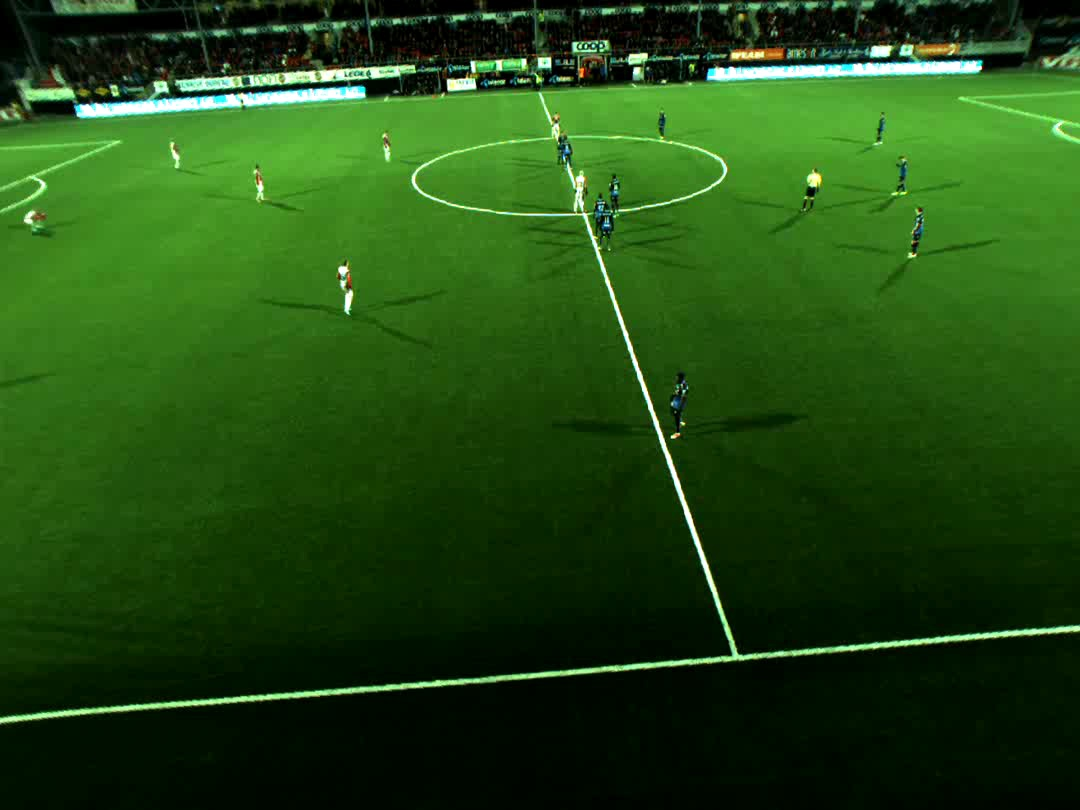
#> input picture Challenges/Challenge 3 - Video Analytics/frame1.jpg, 1080 x 810 px, given in place of output.mp4, which was not available
$ python Challenge3.py   (older library calls are emulated)
#> lines starting #> are read from the running program, lines starting #| are printed output that depends on the picture; after the words box and inside, x2 and y2 are one past the last pixel; in counts of white or black regions, pixels touching at a corner belong together; pictures that were not available may be replaced by others from this repository, and a replacement may not be noted
import cv2
import numpy as np

def FieldFilter(frame):
    hsv = cv2.cvtColor(frame, cv2.COLOR_RGB2HSV)
    lower_green = np.array([37,110,22])
    upper_green = np.array([87,255,255])
    mask = cv2.inRange(hsv, lower_green, upper_green)
    mask = 255 - mask
    obstacle_detected = cv2.bitwise_and(frame, frame, mask = mask)
    #obstacle_detected = cv2.cvtColor(obstacle_detected, cv2.COLOR_BGR2RGB)
    return obstacle_detected

def TimFinderBlu(frame):
    bgr = cv2.cvtColor(frame, cv2.COLOR_RGB2BGR)
    hsv = cv2.cvtColor(bgr, cv2.COLOR_RGB2HSV)
    lower_green = np.array([90,128,50])
    upper_green = np.array([135,255,255])
    mask = cv2.inRange(hsv, lower_green, upper_green)
    # obstacle_detected = cv2.bitwise_and(frame, frame, mask = mask)
    # obstacle_detected[mask == 255]
    #obstacle_detected = cv2.cvtColor(obstacle_detected, cv2.COLOR_BGR2RGB)
    return mask

def TimFinderRed(frame):
    bgr = cv2.cvtColor(frame, cv2.COLOR_RGB2BGR)
    hsv = cv2.cvtColor(bgr, cv2.COLOR_RGB2HSV)
    lower_red = np.array([0,100,0])
    upper_red = np.array([20,255,255])

    lower_white = np.array([0,0,100])
    upper_white = np.array([180,45,255])

    mask = cv2.inRange(hsv, lower_red, upper_red)
    #obstacle_detected = cv2.bitwise_and(frame, frame, mask = mask)

    mask2 = cv2.inRange(hsv, lower_white, upper_white)
    mask3 = cv2.bitwise_or(mask,mask2)
    # obstacle_detected = cv2.bitwise_and(frame, frame, mask = mask3)
    #obstacle_detected[mask == 255]
    #obstacle_detected = cv2.cvtColor(obstacle_detected, cv2.COLOR_BGR2RGB)
    return mask3


def pitagorazo(frame):
    triangle = np.array([[0, 0], [1080, 0], [0, 51]])
    color = [0, 0, 0] #white
    cv2.fillConvexPoly(frame, triangle, color)
    return frame
def pitagorazoIzquierdo(frame):
    frameP = frame.copy()
    triangle = np.array([[0, 0], [543, 23], [765, 655],[0,720]])
    color = [0, 0, 0] #white
    cv2.fillConvexPoly(frameP, triangle, color)
    return frameP

def pitagorazoDerecho(frame):
    frameP = frame.copy()
    triangle = np.array([[535, 23], [1080, 0], [1080, 655], [750, 655]])
    color = [0, 0, 0] #white
    cv2.fillConvexPoly(frameP, triangle, color)
    return frameP

# funcion que tome la imagen, aplique filtros de los equipos y cuente cuantos hay en total, se va a llamar en cada uno de los metodos para izq o der
# parametro: la imagen de la region de interes
# regrese el total de objetos identificados
def Counter(frame):
    # cv2.imshow('fr',frame)
    count = 0
    maskRed = TimFinderRed(frame)
    maskBlu = TimFinderBlu(frame)
    # cv2.imshow('blu',maskBlu)
    # cv2.imshow('red',maskRed)
    count += Count(maskRed)
    count += Count(maskBlu)
    return count

def Count(mask):
    _, contours, _ = cv2.findContours(mask, cv2.RETR_TREE, cv2.CHAIN_APPROX_NONE)
    count = 0
    for contour in contours:
        area = cv2.contourArea(contour)
        if area < 2000 and area > 25:
            # cv2.drawContours(filtered, contour, -1, (0, 255, 0), 3)
            count += 1
    return count


cap = cv2.VideoCapture('output.mp4')
kernelE = np.ones((2,2),np.uint8)
kernelD = np.ones((3,3),np.uint8)
totalIzq = 0
totalDer = 0
pcIzq = 0
pcDer = 0
while(1):
    numIzq = 0
    numDer = 0
    ret, frame = cap.read()
#> frame is the input picture: shape (810, 1080, 3); mean B, G, R 19.7, 75.7, 34.4
    frame = frame[70:540,:1080]
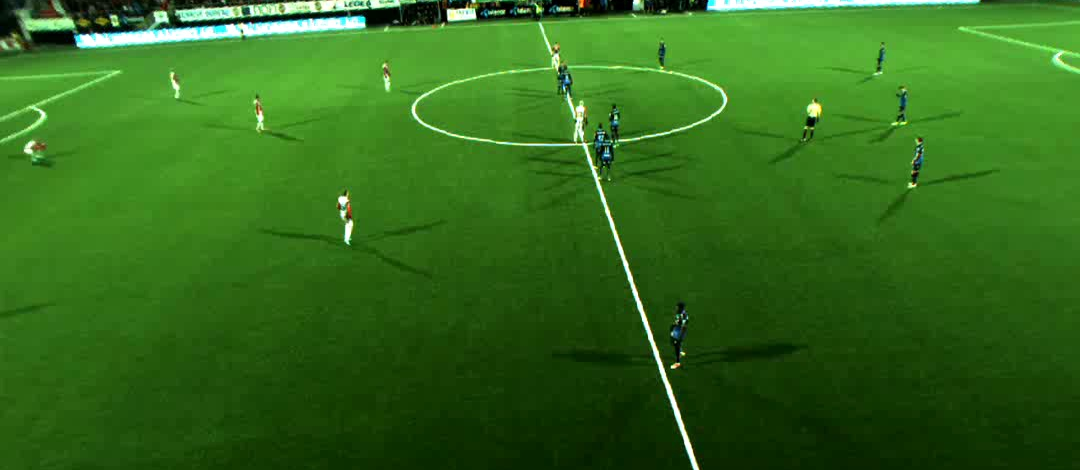
#> frame: shape (470, 1080, 3); mean B, G, R 27.2, 107.5, 50.1
    frame = pitagorazo(frame)
#> in pitagorazo, `cv2.fillConvexPoly(frame, triangle, color)`:
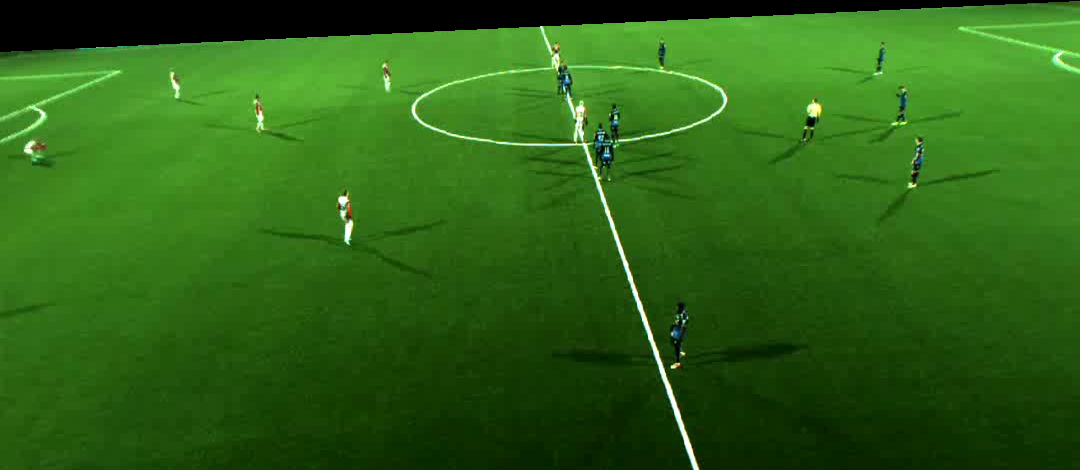
#> frame: shape (470, 1080, 3); 5.63% of pixels changed, all inside (x1, y1, x2, y2) = (0, 0, 1080, 52)
    cv2.imshow("frame2",frame)
    filtered = FieldFilter(frame)
#> in FieldFilter, `hsv = cv2.cvtColor(frame, cv2.COLOR_RGB2HSV)`: hsv: shape (470, 1080, 3); mean H, S, V 65, 198.5, 100.2
#> in FieldFilter, `mask = cv2.inRange(hsv, lower_green, upper_green)`:
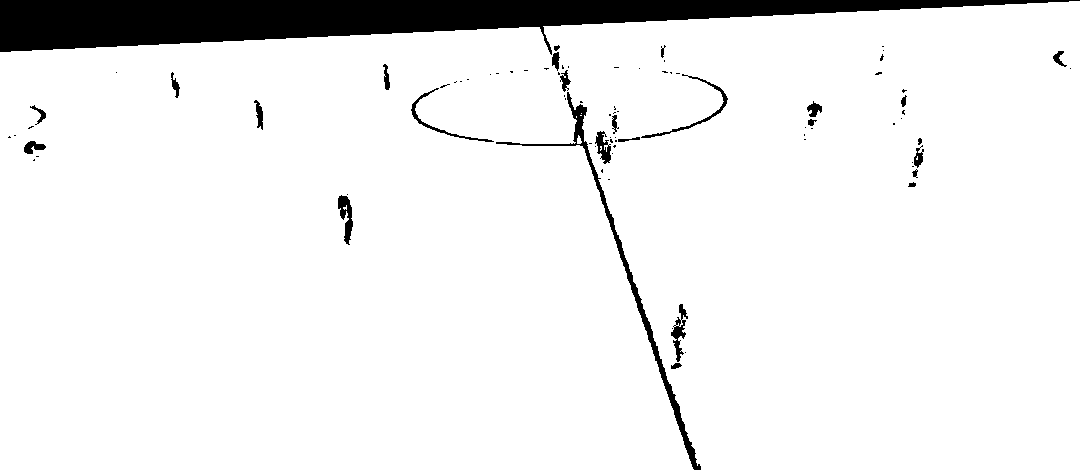
#> mask: shape (470, 1080); 93.2% white; 86 black regions (59 under 20 px), largest, box (x1, y1, x2, y2) and area: (0, 0, 1080, 55) 28702, (496, 92, 701, 470) 2380, (641, 74, 728, 138) 396
#> in FieldFilter, `obstacle_detected = cv2.bitwise_and(frame, frame, mask = mask)`:
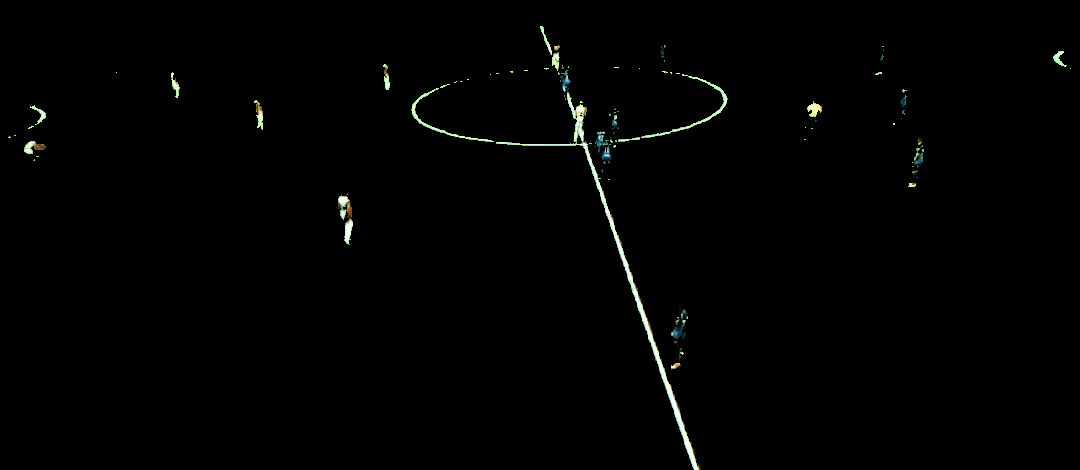
#> obstacle_detected: shape (470, 1080, 3); mean B, G, R 1.8, 2.3, 1.9
    frameDer = pitagorazoDerecho(filtered)
    frameIzq = pitagorazoIzquierdo(filtered)
#> in pitagorazoIzquierdo, `cv2.fillConvexPoly(frameP, triangle, color)`:
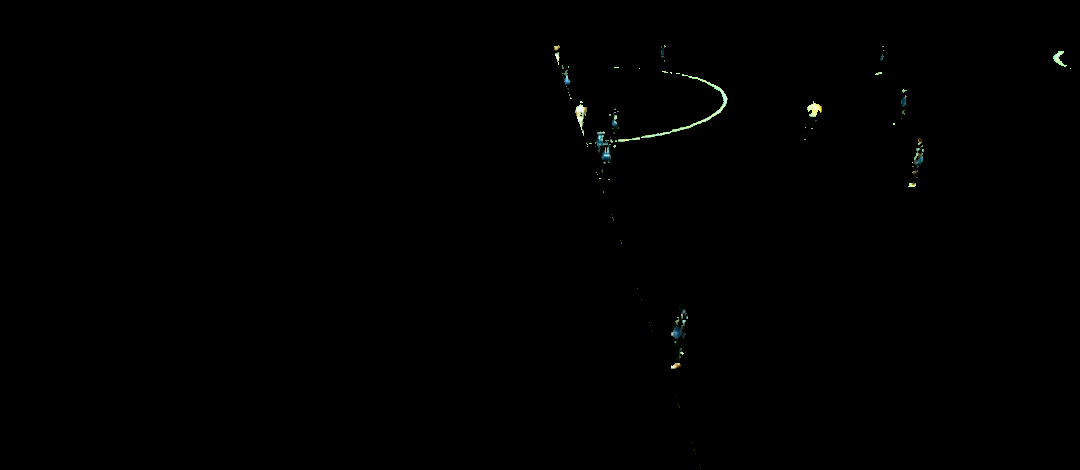
#> frameP: shape (470, 1080, 3); mean B, G, R 0.5, 0.7, 0.5

    numIzq = Counter(frameIzq)
#> in TimFinderRed, `hsv = cv2.cvtColor(bgr, cv2.COLOR_RGB2HSV)`: hsv: shape (470, 1080, 3); mean H, S, V 0.3, 0.5, 0.7
#> in TimFinderRed, `mask = cv2.inRange(hsv, lower_red, upper_red)`:
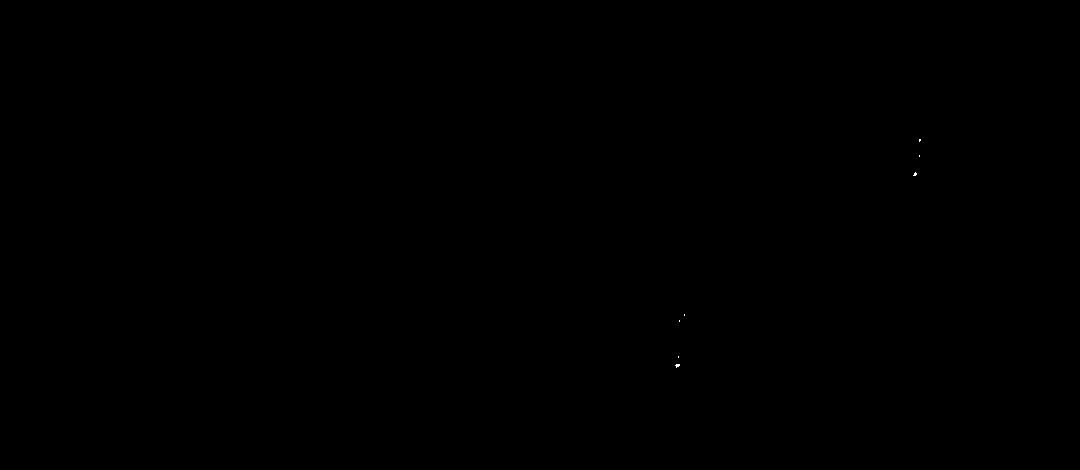
#> mask: shape (470, 1080); 0.01% white in thin lines or dots, all inside (x1, y1, x2, y2) = (675, 139, 921, 368)
#> in TimFinderRed, `mask2 = cv2.inRange(hsv, lower_white, upper_white)`: mask2: shape (470, 1080); 0.03% white in thin lines or dots, all inside (x1, y1, x2, y2) = (555, 53, 1060, 353)
#> in TimFinderRed, `mask3 = cv2.bitwise_or(mask,mask2)`: mask3: shape (470, 1080); 0.03% white in thin lines or dots, all inside (x1, y1, x2, y2) = (555, 53, 1060, 368)
#> in TimFinderBlu, `mask = cv2.inRange(hsv, lower_green, upper_green)`: mask: shape (470, 1080); 0.05% white; 11 white regions (5 under 20 px)
#> in Count, `_, contours, _ = cv2.findContours(mask, cv2.RETR_TREE, cv2.CHAIN_APPRO..`: contours = 31 contours, 30 with area under 20; largest, box (x1, y1, x2, y2) and area: (577, 106, 584, 114) 28
#> the loop in Count, `for contour in contours:` made 31 passes
#> (area, count) on pass 25: (28, 1)
#> after the loop in Count, `for contour in contours:`: count = 1
#> in Count (call 2), `_, contours, _ = cv2.findContours(mask, cv2.RETR_TREE, cv2.CHAIN_APPRO..`: contours = 12 contours, 9 with area under 20; largest, box (x1, y1, x2, y2) and area: (674, 327, 681, 339) 44, (602, 151, 610, 161) 26, (596, 137, 603, 149) 26
#> the loop in Count (call 2), `for contour in contours:` made 12 passes
#> area on passes 1, 3, 5: 44, 26.5, 26.5
#> in Counter, `count += Count(maskBlu)`: count = 4
#> numIzq = 4
    numDer = Counter(frameDer)
#> in TimFinderRed (call 2), `hsv = cv2.cvtColor(bgr, cv2.COLOR_RGB2HSV)`: hsv: shape (470, 1080, 3); mean H, S, V 0.2, 0.3, 0.7
#> in TimFinderRed (call 2), `mask = cv2.inRange(hsv, lower_red, upper_red)`: mask: shape (470, 1080); 0.02% white; 6 white regions (5 under 20 px), largest, box (x1, y1, x2, y2) and area: (347, 204, 352, 218) 46
#> in TimFinderRed (call 2), `mask2 = cv2.inRange(hsv, lower_white, upper_white)`: mask2: shape (470, 1080); 0.06% white; 20 white regions (17 under 20 px), largest, box (x1, y1, x2, y2) and area: (346, 219, 352, 240) 84, (339, 197, 347, 206) 52, (259, 112, 262, 122) 23
#> in TimFinderRed (call 2), `mask3 = cv2.bitwise_or(mask,mask2)`:
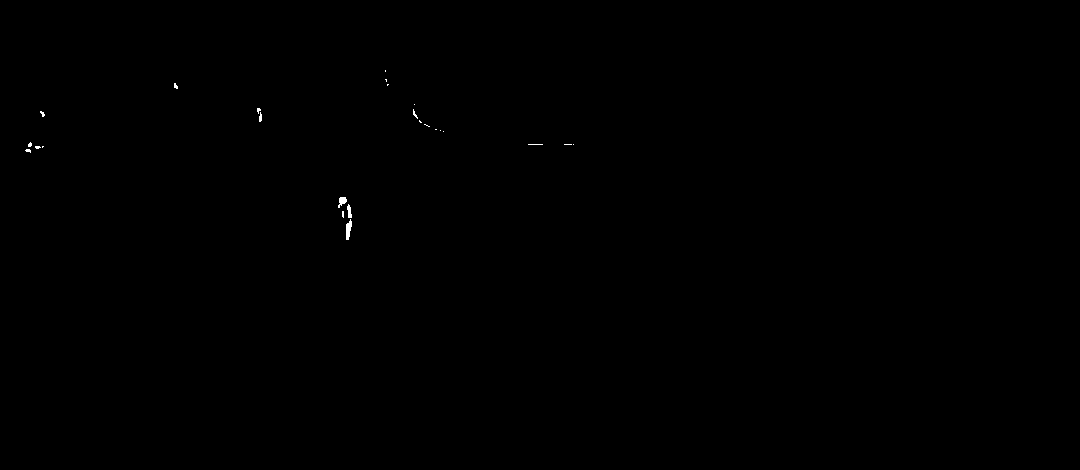
#> mask3: shape (470, 1080); 0.08% white; 25 white regions (21 under 20 px)
#> in TimFinderBlu (call 2), `mask = cv2.inRange(hsv, lower_green, upper_green)`: mask: shape (470, 1080); every value is 0
#> in Count (call 3), `_, contours, _ = cv2.findContours(mask, cv2.RETR_TREE, cv2.CHAIN_APPRO..`: contours = 25 contours, 22 with area under 20; largest, box (x1, y1, x2, y2) and area: (346, 219, 352, 240) 62, (338, 197, 347, 208) 43, (347, 204, 352, 218) 30
#> numDer = 3
    if(numIzq < numDer):
        totalIzq +=1
    elif(numDer < numIzq):
        totalDer+=1
    total = 1
    total = totalIzq + totalDer +1
    pcIzq = 100*totalIzq//total
    pcDer = 100*totalDer//total
    print("izq: " + str(pcIzq)+ "%   "+"\t"+"der: " + str(pcDer)+ "%")
    # print()

    key = cv2.waitKey(1)
#> (key Esc is pressed here)
    if key == 27:
        break

cap.release()
cv2.destroyAllWindows()
print("izq: " + str(totalIzq))
print("der: " + str(totalDer))
